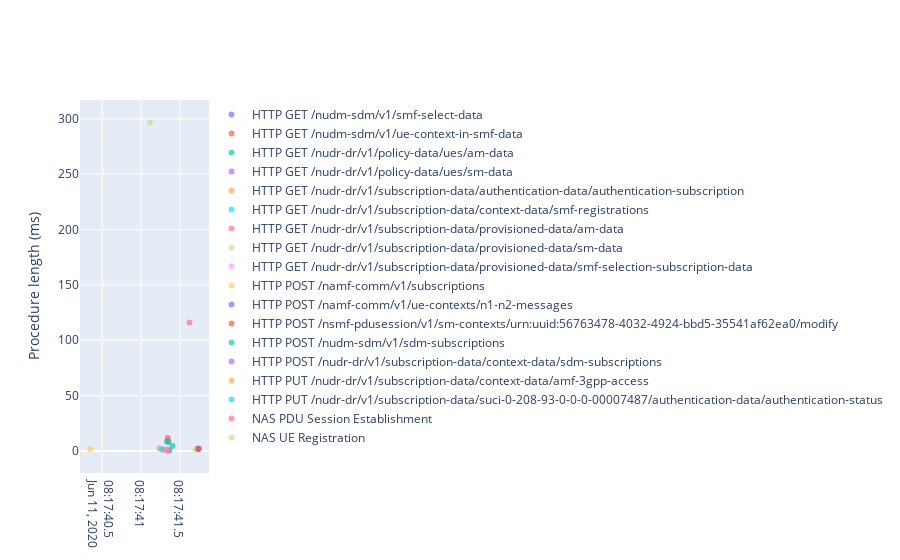

The cell this chart's notebook holds for it:
### Code cell
plot_data = trace_plotting.generate_scatterplots_for_wireshark_traces(
    procedure_df, 
    filter_column='name', 
    datetime_column='start_datetime', 
    summary_column='length_ms', 
    protocol_column='name', 
    frame_number_column='start_frame', 
    auto_color=True,
    y_unit='ms',
    hide_series=False,
    opacity=0.65)
fig = go.Figure(data=plot_data)
fig.update_yaxes(title_text='Procedure length (ms)')
fig.show()

fig.write_html(output_name_files + '_procedure_timeline.html')

### Figure 1 — Plotly figure (JSON) as saved in the notebook; plotly's stock layout.template omitted (floating-point values rounded to 4 significant figures)
{"data": [{"hovertemplate": "%{text}, %{y}ms", "mode": "markers", "name": "HTTP GET /nudm-sdm/v1/smf-select-data", "opacity": 0.65, "showlegend": true, "text": ["Frame 116, 08:17:41.336"], "type": "scatter", "x": ["2020-06-11T08:17:41.336300373"], "y": [8.685]}, {"hovertemplate": "%{text}, %{y}ms", "mode": "markers", "name": "HTTP GET /nudm-sdm/v1/ue-context-in-smf-data", "opacity": 0.65, "showlegend": true, "text": ["Frame 127, 08:17:41.345"], "type": "scatter", "x": ["2020-06-11T08:17:41.345069885"], "y": [11.76]}, {"hovertemplate": "%{text}, %{y}ms", "mode": "markers", "name": "HTTP GET /nudr-dr/v1/policy-data/ues/am-data", "opacity": 0.65, "showlegend": true, "text": ["Frame 163, 08:17:41.405"], "type": "scatter", "x": ["2020-06-11T08:17:41.405894756"], "y": [4.591]}, {"hovertemplate": "%{text}, %{y}ms", "mode": "markers", "name": "HTTP GET /nudr-dr/v1/policy-data/ues/sm-data", "opacity": 0.65, "showlegend": true, "text": ["Frame 207, 08:17:41.726"], "type": "scatter", "x": ["2020-06-11T08:17:41.726393938"], "y": [2.053]}, {"hovertemplate": "%{text}, %{y}ms", "mode": "markers", "name": "HTTP GET /nudr-dr/v1/subscription-data/authentication-data/authentication-subscription", "opacity": 0.65, "showlegend": true, "text": ["Frame 31, 08:17:41.238"], "type": "scatter", "x": ["2020-06-11T08:17:41.238330603"], "y": [2.615]}, {"hovertemplate": "%{text}, %{y}ms", "mode": "markers", "name": "HTTP GET /nudr-dr/v1/subscription-data/context-data/smf-registrations", "opacity": 0.65, "showlegend": true, "text": ["Frame 130, 08:17:41.355"], "type": "scatter", "x": ["2020-06-11T08:17:41.355693579"], "y": [0.8426]}, {"hovertemplate": "%{text}, %{y}ms", "mode": "markers", "name": "HTTP GET /nudr-dr/v1/subscription-data/provisioned-data/am-data", "opacity": 0.65, "showlegend": true, "text": ["Frame 111, 08:17:41.335", "Frame 82, 08:17:41.296"], "type": "scatter", "x": ["2020-06-11T08:17:41.335479021", "2020-06-11T08:17:41.296955824"], "y": [0.5457, 1.167]}, {"hovertemplate": "%{text}, %{y}ms", "mode": "markers", "name": "HTTP GET /nudr-dr/v1/subscription-data/provisioned-data/sm-data", "opacity": 0.65, "showlegend": true, "text": ["Frame 193, 08:17:41.701"], "type": "scatter", "x": ["2020-06-11T08:17:41.701599121"], "y": [1.065]}, {"hovertemplate": "%{text}, %{y}ms", "mode": "markers", "name": "HTTP GET /nudr-dr/v1/subscription-data/provisioned-data/smf-selection-subscription-data", "opacity": 0.65, "showlegend": true, "text": ["Frame 119, 08:17:41.343"], "type": "scatter", "x": ["2020-06-11T08:17:41.343847990"], "y": [0.9625]}, {"hovertemplate": "%{text}, %{y}ms", "mode": "markers", "name": "HTTP POST /namf-comm/v1/subscriptions", "opacity": 0.65, "showlegend": true, "text": ["Frame 4, 08:17:40.344"], "type": "scatter", "x": ["2020-06-11T08:17:40.344713211"], "y": [1.55]}, {"hovertemplate": "%{text}, %{y}ms", "mode": "markers", "name": "HTTP POST /namf-comm/v1/ue-contexts/n1-n2-messages", "opacity": 0.65, "showlegend": true, "text": ["Frame 224, 08:17:41.740"], "type": "scatter", "x": ["2020-06-11T08:17:41.740371466"], "y": [1.646]}, {"hovertemplate": "%{text}, %{y}ms", "mode": "markers", "name": "HTTP POST /nsmf-pdusession/v1/sm-contexts/urn:uuid:56763478-4032-4924-bbd5-35541af62ea0/modify", "opacity": 0.65, "showlegend": true, "text": ["Frame 236, 08:17:41.744"], "type": "scatter", "x": ["2020-06-11T08:17:41.744812965"], "y": [2.181]}, {"hovertemplate": "%{text}, %{y}ms", "mode": "markers", "name": "HTTP POST /nudm-sdm/v1/sdm-subscriptions", "opacity": 0.65, "showlegend": true, "text": ["Frame 138, 08:17:41.356"], "type": "scatter", "x": ["2020-06-11T08:17:41.356973886"], "y": [8.04]}, {"hovertemplate": "%{text}, %{y}ms", "mode": "markers", "name": "HTTP POST /nudr-dr/v1/subscription-data/context-data/sdm-subscriptions", "opacity": 0.65, "showlegend": true, "text": ["Frame 143, 08:17:41.364"], "type": "scatter", "x": ["2020-06-11T08:17:41.364491940"], "y": [0.385]}, {"hovertemplate": "%{text}, %{y}ms", "mode": "markers", "name": "HTTP PUT /nudr-dr/v1/subscription-data/context-data/amf-3gpp-access", "opacity": 0.65, "showlegend": true, "text": ["Frame 101, 08:17:41.333"], "type": "scatter", "x": ["2020-06-11T08:17:41.333893538"], "y": [1.299]}, {"hovertemplate": "%{text}, %{y}ms", "mode": "markers", "name": "HTTP PUT /nudr-dr/v1/subscription-data/suci-0-208-93-0-0-0-00007487/authentication-data/authentication-status", "opacity": 0.65, "showlegend": true, "text": ["Frame 60, 08:17:41.265"], "type": "scatter", "x": ["2020-06-11T08:17:41.265542746"], "y": [1.637]}, {"hovertemplate": "%{text}, %{y}ms", "mode": "markers", "name": "NAS PDU Session Establishment", "opacity": 0.65, "showlegend": true, "text": ["Frame 175, 08:17:41.625"], "type": "scatter", "x": ["2020-06-11T08:17:41.625842810"], "y": [116.0]}, {"hovertemplate": "%{text}, %{y}ms", "mode": "markers", "name": "NAS UE Registration", "opacity": 0.65, "showlegend": true, "text": ["Frame 15, 08:17:41.116"], "type": "scatter", "x": ["2020-06-11T08:17:41.116638899"], "y": [296.7]}], "layout": {"yaxis": {"title": {"text": "Procedure length (ms)"}}}}
